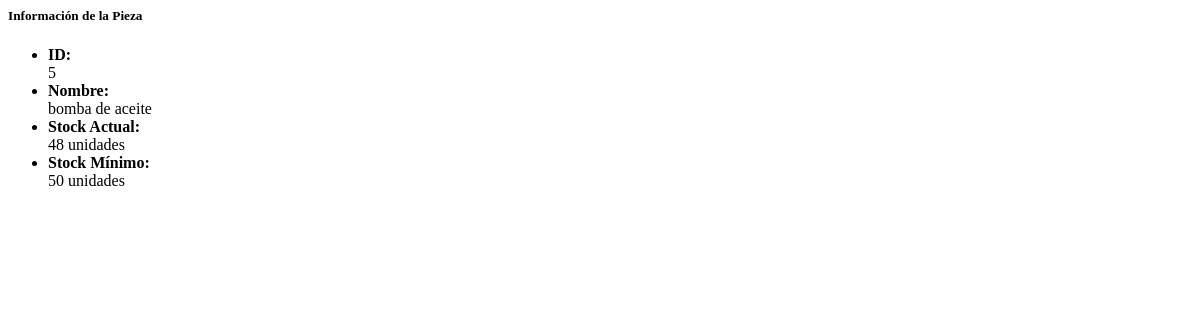
The page /piezas/5/ (signed in) on the database as committed earlier.
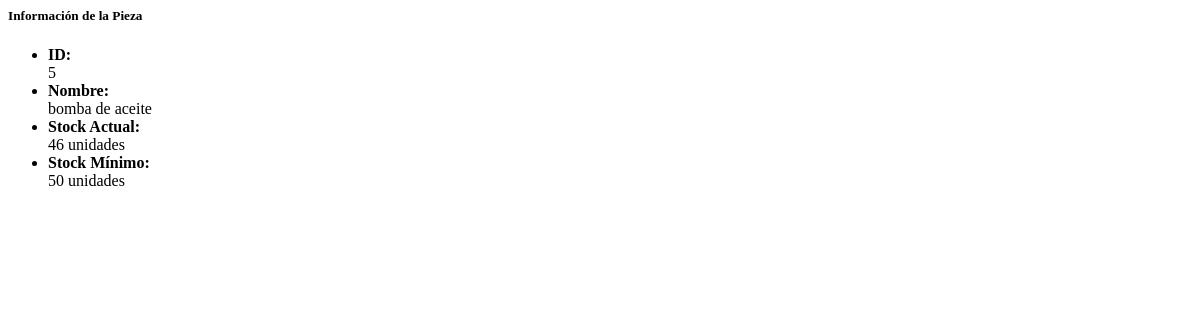
The same page on the database as committed later.
### pieza/models.py (models this page shows, shortened)
class Pieza(models.Model):
    nombre = models.CharField(
        max_length=100,
        blank=False,
        null=False,
        verbose_name="Nombre"
    )
    cantidad_stock = models.PositiveIntegerField(
        default=0,
        verbose_name="Stock actual",
        help_text="Cantidad disponible en inventario"
    )
    reorder = models.PositiveIntegerField(
        default=0,
        verbose_name="Cantidad de aviso",
        help_text="Cantidad mínima antes de avisar stock bajo"
    )

### pieza/views.py (the view)
# urls.py: path('<int:id>/', views.pieza_detalle, name='pieza_detalle'),
@login_required
def pieza_detalle(request, id):
    pieza = get_object_or_404(Pieza, id=id)
    context = {'pieza': pieza}
    return render(request, 'pieza/detalle.html', context)

### templates/pieza/detalle.html (shortened to what this page needs)
<div class="container-fluid">
    <div class="card mb-3 shadow-sm">
        <div class="card-header bg-light">
            <h5 class="mb-0">Información de la Pieza</h5>
        </div>
        <div class="card-body">
            <ul class="list-group list-group-flush">
                <li class="list-group-item d-flex justify-content-between align-items-center">
                    <div><strong>ID:</strong></div>
                    <span>{{ pieza.id }}</span>
                </li>
                <li class="list-group-item d-flex justify-content-between align-items-center">
                    <div><strong>Nombre:</strong></div>
                    <span>{{ pieza.nombre }}</span>
                </li>
                <li class="list-group-item d-flex justify-content-between align-items-center">
                    <div><strong>Stock Actual:</strong></div>
                    <span>{{ pieza.cantidad_stock }} unidades</span>
                </li>
                {% if pieza.reorder %}
                <li class="list-group-item d-flex justify-content-between align-items-center">
                    <div><strong>Stock Mínimo:</strong>
                    </div>
                    <span>{{ pieza.reorder }} unidades</span>
                </li>
                {% endif %}
            </ul>
        </div>
    </div>
</div>

Rows that differ between the two databases and show on the page:
changed Pieza "bomba de aceite": cantidad_stock "48" → "46"
